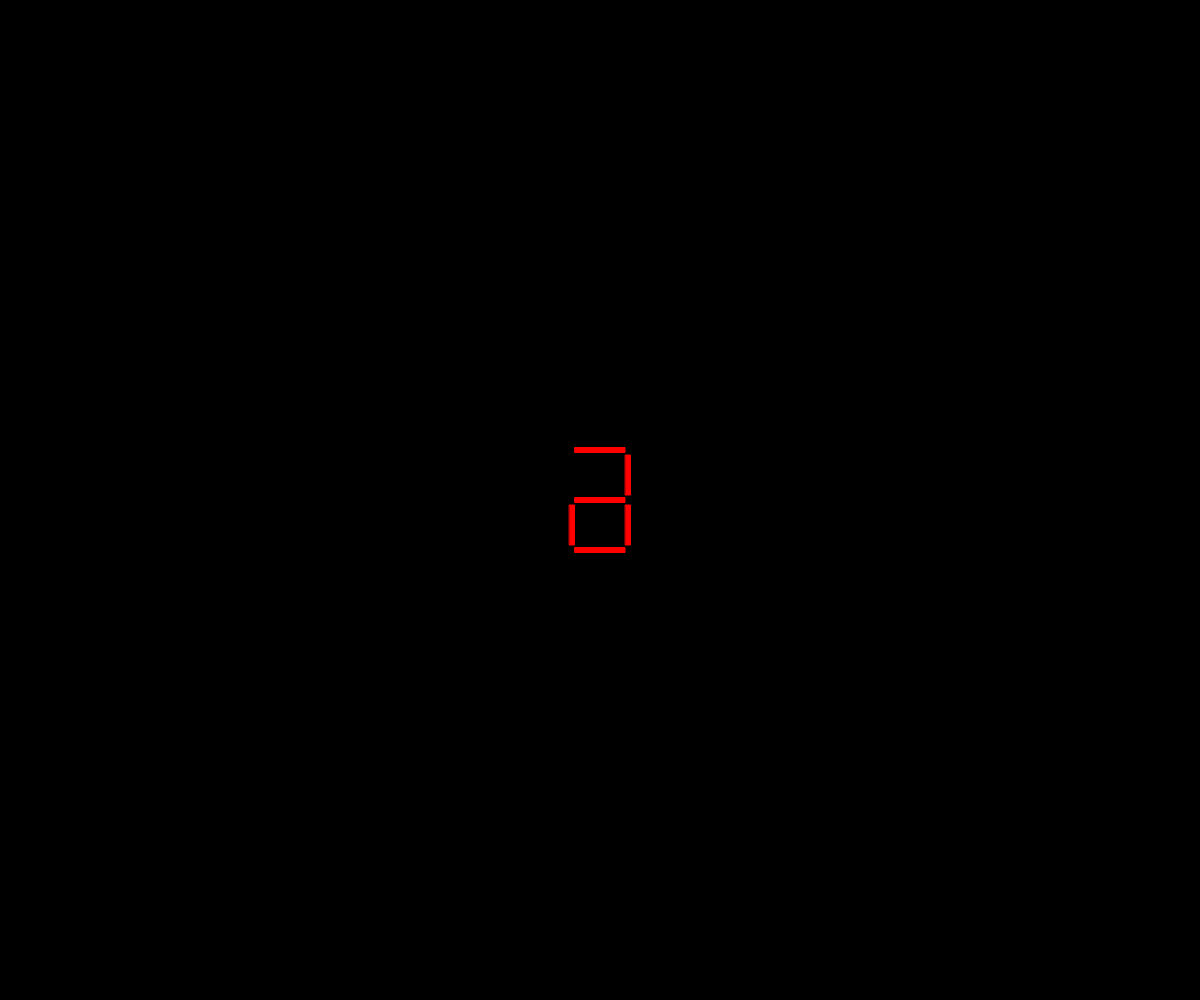
Frame 1 (no input)
Frame 60 (no input): identical to frame 1, image omitted
Frame 120 (the mouse pressed at the canvas centre since frame 60): identical to frame 1, image omitted

The p5.js sketch that drew this single still picture (run headless with seeded random() and noise() and a simulated clock; from frame 60 on, the mouse is pressed at the canvas centre):

// p5.js sketch
// ── sketch.js
class Segment{
	constructor(pos,val){
		this.pos= pos;
		this.value = null;
		this.seg_vals = null;
		this.dict = {
			1:[true,true,true,true,true,true,false],
			2:[true,true,true,false,true,true,false],
			3:[true,true,true,false,true,true,false],
			4:[true,true,true,false,true,true,false],
			5:[true,true,true,false,true,true,false],
			6:[true,true,true,false,true,true,false],
			7:[true,true,true,false,true,true,false],
			8:[true,true,true,false,true,true,false],
			9:[true,true,true,false,true,true,false],
		}

		this.set_value(val);
	}
	set_value(val){
		this.seg_vals = this.dict[val]
	}
	update(){
		this.draw();
	}
	draw(){
		if(this.seg_vals[0]){
			push();
			fill('red');
			stroke('red');
			rectMode(CENTER,CENTER);
			rect(this.pos.x,this.pos.y-50,50,5);
			pop();
		}
		if(this.seg_vals[1]){
		
			push();
		fill('red');
		stroke('red');
		rectMode(CENTER,CENTER);
		rect(this.pos.x,this.pos.y,50,5);
		pop();
		}
		if(this.seg_vals[2]){
		push();
		fill('red');
		stroke('red');
		rectMode(CENTER,CENTER);
		rect(this.pos.x,this.pos.y+50,50,5);
		pop();
		// ================
		}
		if(this.seg_vals[3]){
		push();
		fill('red');
		stroke('red');
		rectMode(CENTER,CENTER);
		rect(this.pos.x-28,this.pos.y+25,5,40);
		pop();
		}
		if(this.seg_vals[4]){
		push();
		fill('red');
		stroke('red');
		rectMode(CENTER,CENTER);
		rect(this.pos.x+28,this.pos.y+25,5,40);
		pop();
		}
		if(this.seg_vals[5]){
		push();
		fill('red');
		stroke('red');
		rectMode(CENTER,CENTER);
		rect(this.pos.x+28,this.pos.y-25,5,40);
		pop();
		}
		if(this.seg_vals[6]){
		push();
		fill('red');
		stroke('red');
		rectMode(CENTER,CENTER);
		rect(this.pos.x-28,this.pos.y-25,5,40);
		pop();
		}
	}
}


function setup() {
	createCanvas(windowWidth, windowHeight);
	background(0);
	seg = new Segment(createVector(windowWidth/2,windowHeight/2),1);
}



var seg;
function draw() {
	background(0);
	seg.update();
	// push();
	// fill(255);
	// textSize(34);
	// text(new Date().getHours(), windowWidth/2-90,windowHeight/2);
	// text(new Date().getMinutes(), windowWidth/2-45,windowHeight/2);
	// text(new Date().getSeconds(), windowWidth/2,windowHeight/2);
	// pop();
}
